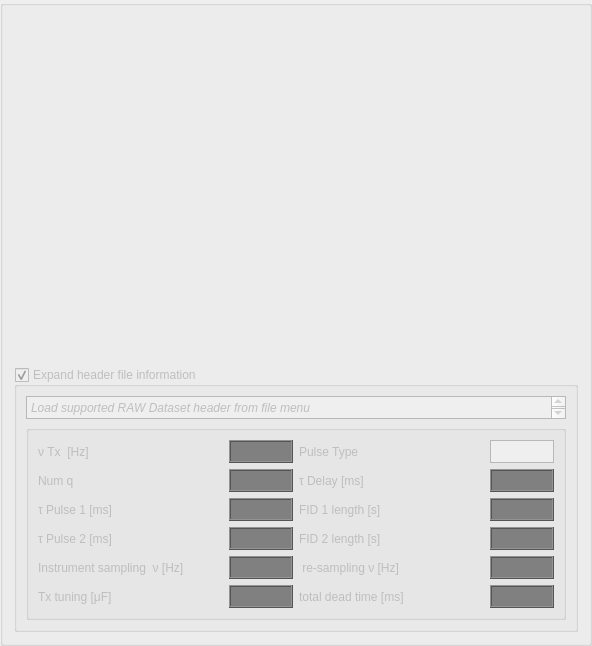
     <widget class="QGroupBox" name="groupBoxPlot">
      <property name="sizePolicy">
       <sizepolicy hsizetype="MinimumExpanding" vsizetype="Expanding">
        <horstretch>0</horstretch>
        <verstretch>0</verstretch>
       </sizepolicy>
      </property>
      <property name="minimumSize">
       <size>
        <width>500</width>
        <height>0</height>
       </size>
      </property>
      <property name="title">
       <string/>
      </property>
      <layout class="QVBoxLayout" name="verticalLayout">
       <item>
        <widget class="MyDynamicMplCanvas" name="mplwidget" native="true">
         <property name="sizePolicy">
          <sizepolicy hsizetype="MinimumExpanding" vsizetype="Expanding">
           <horstretch>0</horstretch>
           <verstretch>0</verstretch>
          </sizepolicy>
         </property>
         <property name="minimumSize">
          <size>
           <width>500</width>
           <height>300</height>
          </size>
         </property>
        </widget>
       </item>
       <item>
        <widget class="MyDynamicMplCanvasNavigator" name="mplwidget_navigator" native="true">
         <property name="sizePolicy">
          <sizepolicy hsizetype="Minimum" vsizetype="Fixed">
           <horstretch>0</horstretch>
           <verstretch>0</verstretch>
          </sizepolicy>
         </property>
         <property name="minimumSize">
          <size>
           <width>460</width>
           <height>38</height>
          </size>
         </property>
        </widget>
       </item>
       <item>
        <widget class="QGroupBox" name="headerFileBox">
         <property name="enabled">
          <bool>false</bool>
         </property>
         <property name="sizePolicy">
          <sizepolicy hsizetype="Expanding" vsizetype="Minimum">
           <horstretch>0</horstretch>
           <verstretch>0</verstretch>
          </sizepolicy>
         </property>
         <property name="minimumSize">
          <size>
           <width>460</width>
           <height>50</height>
          </size>
         </property>
         <property name="acceptDrops">
          <bool>false</bool>
         </property>
         <property name="autoFillBackground">
          <bool>false</bool>
         </property>
         <property name="title">
          <string>Expand header file information</string>
         </property>
         <property name="flat">
          <bool>false</bool>
         </property>
         <property name="checkable">
          <bool>true</bool>
         </property>
         <layout class="QVBoxLayout" name="verticalLayout_4">
          <item>
           <widget class="QTextBrowser" name="headerFileTextBrowser">
            <property name="sizePolicy">
             <sizepolicy hsizetype="Expanding" vsizetype="Fixed">
              <horstretch>0</horstretch>
              <verstretch>0</verstretch>
             </sizepolicy>
            </property>
            <property name="minimumSize">
             <size>
              <width>0</width>
              <height>23</height>
             </size>
            </property>
            <property name="maximumSize">
             <size>
              <width>16777215</width>
              <height>23</height>
             </size>
            </property>
            <property name="font">
             <font>
              <pointsize>8</pointsize>
              <italic>true</italic>
             </font>
            </property>
            <property name="html">
             <string>&lt;!DOCTYPE HTML PUBLIC &quot;-//W3C//DTD HTML 4.0//EN&quot; &quot;http://www.w3.org/TR/REC-html40/strict.dtd&quot;&gt;
&lt;html&gt;&lt;head&gt;&lt;meta name=&quot;qrichtext&quot; content=&quot;1&quot; /&gt;&lt;style type=&quot;text/css&quot;&gt;
p, li { white-space: pre-wrap; }
&lt;/style&gt;&lt;/head&gt;&lt;body style=&quot; font-family:'Noto Sans'; font-size:8pt; font-weight:400; font-style:italic;&quot;&gt;
&lt;p style=&quot; margin-top:0px; margin-bottom:0px; margin-left:0px; margin-right:0px; -qt-block-indent:0; text-indent:0px;&quot;&gt;&lt;span style=&quot; font-family:'DejaVu Serif'; font-size:9pt;&quot;&gt;Load supported RAW Dataset header from file menu&lt;/span&gt;&lt;/p&gt;&lt;/body&gt;&lt;/html&gt;</string>
            </property>
           </widget>
          </item>
          <item>
           <widget class="QGroupBox" name="headerBox2">
            <property name="sizePolicy">
             <sizepolicy hsizetype="Preferred" vsizetype="Preferred">
              <horstretch>0</horstretch>
              <verstretch>0</verstretch>
             </sizepolicy>
            </property>
            <property name="minimumSize">
             <size>
              <width>540</width>
              <height>0</height>
             </size>
            </property>
            <property name="title">
             <string/>
            </property>
            <layout class="QGridLayout" name="gridLayout_3">
             <item row="2" column="3">
              <widget class="QLCDNumber" name="lcdNumberFID1Length">
               <property name="enabled">
                <bool>false</bool>
               </property>
               <property name="sizePolicy">
                <sizepolicy hsizetype="Fixed" vsizetype="Fixed">
                 <horstretch>0</horstretch>
                 <verstretch>0</verstretch>
                </sizepolicy>
               </property>
               <property name="maximumSize">
                <size>
                 <width>16777215</width>
                 <height>23</height>
                </size>
               </property>
               <property name="styleSheet">
                <string notr="true">#lcdNumberFID1Length {
color: green;
background: black;
}

#lcdNumberFID1Length:disabled {
color: grey;
background: dark grey;
}</string>
               </property>
               <property name="lineWidth">
                <number>1</number>
               </property>
               <property name="midLineWidth">
                <number>0</number>
               </property>
               <property name="segmentStyle">
                <enum>QLCDNumber::Flat</enum>
               </property>
              </widget>
             </item>
             <item row="1" column="0">
              <widget class="QLabel" name="label_9">
               <property name="toolTip">
                <string>&lt;html&gt;&lt;head/&gt;&lt;body&gt;&lt;p&gt;Number of pulse moments (q)&lt;/p&gt;&lt;/body&gt;&lt;/html&gt;</string>
               </property>
               <property name="text">
                <string>Num q</string>
               </property>
              </widget>
             </item>
             <item row="3" column="3">
              <widget class="QLCDNumber" name="lcdNumberFID2Length">
               <property name="enabled">
                <bool>false</bool>
               </property>
               <property name="sizePolicy">
                <sizepolicy hsizetype="Fixed" vsizetype="Fixed">
                 <horstretch>0</horstretch>
                 <verstretch>0</verstretch>
                </sizepolicy>
               </property>
               <property name="maximumSize">
                <size>
                 <width>16777215</width>
                 <height>23</height>
                </size>
               </property>
               <property name="styleSheet">
                <string notr="true">#lcdNumberFID2Length {
color: green;
background: black;
}

#lcdNumberFID2Length:disabled {
color: grey;
background: dark grey;
}</string>
               </property>
               <property name="lineWidth">
                <number>1</number>
               </property>
               <property name="midLineWidth">
                <number>0</number>
               </property>
               <property name="segmentStyle">
                <enum>QLCDNumber::Flat</enum>
               </property>
              </widget>
             </item>
             <item row="4" column="2">
              <widget class="QLabel" name="label_40">
               <property name="text">
                <string> re-sampling ν [Hz]</string>
               </property>
              </widget>
             </item>
             <item row="4" column="1">
              <widget class="QLCDNumber" name="lcdNumberSampFreq">
               <property name="enabled">
                <bool>false</bool>
               </property>
               <property name="sizePolicy">
                <sizepolicy hsizetype="Fixed" vsizetype="Fixed">
                 <horstretch>0</horstretch>
                 <verstretch>0</verstretch>
                </sizepolicy>
               </property>
               <property name="styleSheet">
                <string notr="true">#lcdNumberSampFreq {
color: green;
background: black;
}

#lcdNumberSampFreq:disabled{
color: grey;
background: dark grey;
}</string>
               </property>
               <property name="lineWidth">
                <number>1</number>
               </property>
               <property name="midLineWidth">
                <number>0</number>
               </property>
               <property name="digitCount">
                <number>5</number>
               </property>
               <property name="segmentStyle">
                <enum>QLCDNumber::Flat</enum>
               </property>
              </widget>
             </item>
             <item row="5" column="1">
              <widget class="QLCDNumber" name="lcdNumberTuneuF">
               <property name="sizePolicy">
                <sizepolicy hsizetype="Fixed" vsizetype="Fixed">
                 <horstretch>0</horstretch>
                 <verstretch>0</verstretch>
                </sizepolicy>
               </property>
               <property name="styleSheet">
                <string notr="true">#lcdNumberTuneuF {
color: green;
background: black;
}

#lcdNumberTuneuF:disabled {
color: grey;
background: dark grey;
}</string>
               </property>
               <property name="lineWidth">
                <number>1</number>
               </property>
               <property name="midLineWidth">
                <number>0</number>
               </property>
               <property name="segmentStyle">
                <enum>QLCDNumber::Flat</enum>
               </property>
              </widget>
             </item>
             <item row="0" column="2">
              <widget class="QLabel" name="label_4">
               <property name="text">
                <string>Pulse Type</string>
               </property>
              </widget>
             </item>
             <item row="5" column="2">
              <widget class="QLabel" name="label_47">
               <property name="text">
                <string>total dead time [ms]</string>
               </property>
              </widget>
             </item>
             <item row="4" column="3">
              <widget class="QLCDNumber" name="lcdNumberResampFreq">
               <property name="enabled">
                <bool>false</bool>
               </property>
               <property name="sizePolicy">
                <sizepolicy hsizetype="Fixed" vsizetype="Fixed">
                 <horstretch>0</horstretch>
                 <verstretch>0</verstretch>
                </sizepolicy>
               </property>
               <property name="styleSheet">
                <string notr="true">#lcdNumberResampFreq {
color: green;
background: black;
}

#lcdNumberResampFreq:disabled {
color: grey;
background: dark grey;
}</string>
               </property>
               <property name="lineWidth">
                <number>1</number>
               </property>
               <property name="midLineWidth">
                <number>0</number>
               </property>
               <property name="segmentStyle">
                <enum>QLCDNumber::Flat</enum>
               </property>
              </widget>
             </item>
             <item row="1" column="1">
              <widget class="QLCDNumber" name="lcdNumberNQ">
               <property name="sizePolicy">
                <sizepolicy hsizetype="Fixed" vsizetype="Fixed">
                 <horstretch>0</horstretch>
                 <verstretch>0</verstretch>
                </sizepolicy>
               </property>
               <property name="styleSheet">
                <string notr="true">#lcdNumberNQ {
color: green;
background: black;
}

#lcdNumberNQ:disabled{
color: grey;
background: dark grey;
}</string>
               </property>
               <property name="segmentStyle">
                <enum>QLCDNumber::Flat</enum>
               </property>
              </widget>
             </item>
             <item row="3" column="2">
              <widget class="QLabel" name="label_39">
               <property name="text">
                <string>FID 2 length [s]</string>
               </property>
              </widget>
             </item>
             <item row="1" column="2">
              <widget class="QLabel" name="label_13">
               <property name="text">
                <string>τ Delay [ms]</string>
               </property>
              </widget>
             </item>
             <item row="2" column="1">
              <widget class="QLCDNumber" name="lcdNumberTauPulse1">
               <property name="sizePolicy">
                <sizepolicy hsizetype="Fixed" vsizetype="Fixed">
                 <horstretch>0</horstretch>
                 <verstretch>0</verstretch>
                </sizepolicy>
               </property>
               <property name="styleSheet">
                <string notr="true">#lcdNumberTauPulse1 {
color: green;
background: black;
}

#lcdNumberTauPulse1:disabled {
color: grey;
background: dark grey;
}</string>
               </property>
               <property name="frameShadow">
                <enum>QFrame::Raised</enum>
               </property>
               <property name="lineWidth">
                <number>1</number>
               </property>
               <property name="midLineWidth">
                <number>0</number>
               </property>
               <property name="segmentStyle">
                <enum>QLCDNumber::Flat</enum>
               </property>
              </widget>
             </item>
             <item row="5" column="3">
              <widget class="QLCDNumber" name="lcdTotalDeadTime">
               <property name="enabled">
                <bool>false</bool>
               </property>
               <property name="sizePolicy">
                <sizepolicy hsizetype="Fixed" vsizetype="Fixed">
                 <horstretch>0</horstretch>
                 <verstretch>0</verstretch>
                </sizepolicy>
               </property>
               <property name="styleSheet">
                <string notr="true">#lcdTotalDeadTime {
color: green;
background: black;
}

#lcdTotalDeadTime:disabled {
color: grey;
background: dark grey;
}</string>
               </property>
               <property name="lineWidth">
                <number>1</number>
               </property>
               <property name="midLineWidth">
                <number>0</number>
               </property>
               <property name="segmentStyle">
                <enum>QLCDNumber::Flat</enum>
               </property>
              </widget>
             </item>
             <item row="2" column="0">
              <widget class="QLabel" name="label_7">
               <property name="text">
                <string>τ Pulse 1 [ms]</string>
               </property>
              </widget>
             </item>
             <item row="2" column="2">
              <widget class="QLabel" name="label_17">
               <property name="text">
                <string>FID 1 length [s]</string>
               </property>
              </widget>
             </item>
             <item row="5" column="0">
              <widget class="QLabel" name="label_14">
               <property name="text">
                <string>Tx tuning [μF]</string>
               </property>
              </widget>
             </item>
             <item row="3" column="0">
              <widget class="QLabel" name="label_16">
               <property name="text">
                <string>τ Pulse 2 [ms]</string>
               </property>
              </widget>
             </item>
             <item row="4" column="0">
              <widget class="QLabel" name="label_15">
               <property name="text">
                <string>Instrument sampling  ν [Hz]</string>
               </property>
              </widget>
             </item>
             <item row="0" column="1">
              <widget class="QLCDNumber" name="lcdNumberNuTx">
               <property name="sizePolicy">
                <sizepolicy hsizetype="Fixed" vsizetype="Fixed">
                 <horstretch>0</horstretch>
                 <verstretch>0</verstretch>
                </sizepolicy>
               </property>
               <property name="font">
                <font>
                 <pointsize>8</pointsize>
                </font>
               </property>
               <property name="whatsThis">
                <string extracomment="here is a comment"/>
               </property>
               <property name="autoFillBackground">
                <bool>false</bool>
               </property>
               <property name="styleSheet">
                <string notr="true">#lcdNumberNuTx {
color: green;
background: black;
}

#lcdNumberNuTx:disabled {
color: grey;
background: dark grey;
}</string>
               </property>
               <property name="frameShadow">
                <enum>QFrame::Raised</enum>
               </property>
               <property name="lineWidth">
                <number>1</number>
               </property>
               <property name="midLineWidth">
                <number>0</number>
               </property>
               <property name="segmentStyle">
                <enum>QLCDNumber::Flat</enum>
               </property>
               <property name="value" stdset="0">
                <double>0.000000000000000</double>
               </property>
              </widget>
             </item>
             <item row="1" column="3">
              <widget class="QLCDNumber" name="lcdNumberTauDelay">
               <property name="enabled">
                <bool>false</bool>
               </property>
               <property name="sizePolicy">
                <sizepolicy hsizetype="Fixed" vsizetype="Fixed">
                 <horstretch>0</horstretch>
                 <verstretch>0</verstretch>
                </sizepolicy>
               </property>
               <property name="maximumSize">
                <size>
                 <width>16777215</width>
                 <height>23</height>
                </size>
               </property>
               <property name="styleSheet">
                <string notr="true">#lcdNumberTauDelay {
color: green;
background: black;
}

#lcdNumberTauDelay:disabled {
color: grey;
background: dark grey;
}</string>
               </property>
               <property name="lineWidth">
                <number>1</number>
               </property>
               <property name="midLineWidth">
                <number>0</number>
               </property>
               <property name="segmentStyle">
                <enum>QLCDNumber::Flat</enum>
               </property>
              </widget>
             </item>
             <item row="0" column="0">
              <widget class="QLabel" name="label_6">
               <property name="text">
                <string>ν Tx  [Hz]</string>
               </property>
              </widget>
             </item>
             <item row="0" column="3">
              <widget class="QTextBrowser" name="pulseTypeTextBrowser">
               <property name="sizePolicy">
                <sizepolicy hsizetype="Fixed" vsizetype="Fixed">
                 <horstretch>0</horstretch>
                 <verstretch>0</verstretch>
                </sizepolicy>
               </property>
               <property name="minimumSize">
                <size>
                 <width>64</width>
                 <height>23</height>
                </size>
               </property>
               <property name="maximumSize">
                <size>
                 <width>64</width>
                 <height>23</height>
                </size>
               </property>
               <property name="font">
                <font>
                 <italic>true</italic>
                </font>
               </property>
               <property name="acceptDrops">
                <bool>true</bool>
               </property>
               <property name="toolTip">
                <string/>
               </property>
               <property name="verticalScrollBarPolicy">
                <enum>Qt::ScrollBarAlwaysOff</enum>
               </property>
               <property name="horizontalScrollBarPolicy">
                <enum>Qt::ScrollBarAlwaysOff</enum>
               </property>
               <property name="html">
                <string>&lt;!DOCTYPE HTML PUBLIC &quot;-//W3C//DTD HTML 4.0//EN&quot; &quot;http://www.w3.org/TR/REC-html40/strict.dtd&quot;&gt;
&lt;html&gt;&lt;head&gt;&lt;meta name=&quot;qrichtext&quot; content=&quot;1&quot; /&gt;&lt;style type=&quot;text/css&quot;&gt;
p, li { white-space: pre-wrap; }
&lt;/style&gt;&lt;/head&gt;&lt;body style=&quot; font-family:'Noto Sans'; font-size:12pt; font-weight:400; font-style:italic;&quot;&gt;
&lt;p style=&quot;-qt-paragraph-type:empty; margin-top:0px; margin-bottom:0px; margin-left:0px; margin-right:0px; -qt-block-indent:0; text-indent:0px; font-family:'DejaVu Serif'; font-size:10pt;&quot;&gt;&lt;br /&gt;&lt;/p&gt;&lt;/body&gt;&lt;/html&gt;</string>
               </property>
              </widget>
             </item>
             <item row="3" column="1">
              <widget class="QLCDNumber" name="lcdNumberTauPulse2">
               <property name="sizePolicy">
                <sizepolicy hsizetype="Fixed" vsizetype="Fixed">
                 <horstretch>0</horstretch>
                 <verstretch>0</verstretch>
                </sizepolicy>
               </property>
               <property name="styleSheet">
                <string notr="true">#lcdNumberTauPulse2 {
color: green;
background: black;
}

#lcdNumberTauPulse2:disabled{
color: grey;
background: dark grey;
}</string>
               </property>
               <property name="lineWidth">
                <number>1</number>
               </property>
               <property name="midLineWidth">
                <number>0</number>
               </property>
               <property name="segmentStyle">
                <enum>QLCDNumber::Flat</enum>
               </property>
              </widget>
             </item>
            </layout>
           </widget>
          </item>
         </layout>
        </widget>
       </item>
      </layout>
     </widget>
